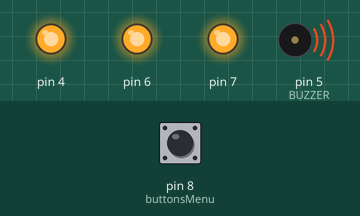
This sketch was run on a simulated Arduino Uno, built with avr-gcc and run on an emulated ATmega328P. On the bench: output pins drawn as LEDs (lit = HIGH), buzzer (waves = sounding, pin HIGH). The inputs (shaded band) are chosen by the test bench; at power-on: pin 8 (buttonsMenu) HIGH. What the sketch prints to the serial monitor is not drawn.

Above: at 0.1 s.
Timing chart, 0 to 1.6 s (numbered marks = the images above):
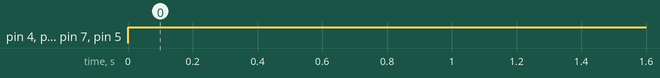

The sketch:

Prototype1.ino
```cpp
//The buzzer code that im using is from the arduino examples
//I watch a tutorial about building a DIY simon says game
//Tutorial video - https://www.youtube.com/watch?v=fB4h0hNWz2o
//

#define BUZZER 5

void setup()
{
  //Not being used as of right now
  pinMode(BUZZER, OUTPUT);

  // pinmode for the LED lights
  pinMode(4, OUTPUT);
  pinMode(5, OUTPUT);
  pinMode(6, OUTPUT);
  pinMode(7, OUTPUT);

  // pinmode for the buttons
  pinMode(8, INPUT);
  pinMode(9, INPUT);
  pinMode(10, INPUT);
  pinMode(11, INPUT);

  Serial.begin(9600);
}

void loop()
{
  setPins();

  //tone(BUZZER, 85); //Set the voltage to high and makes a noise
  //delay(1000);//Waits for 1000 milliseconds
  //noTone(BUZZER);//Sets the voltage to low and makes no noise
  //delay(1000);//Waits for 1000 milliseconds

  buttonsMenu();
}

void buttonsMenu() {
  bool buttonPress = false;

  if (digitalRead(8) == HIGH) {
    buttonPress = true;
    Serial.println(buttonPress);
  } else {
    buttonPress = false;
  }
  // if (digitalRead(9) == LOW) {
  //  Serial.println(digitalRead(9));
  //} if (digitalRead(10) == LOW) {
  //  Serial.println(digitalRead(10));
  //} if (digitalRead(11) == LOW) {
  //  Serial.println(digitalRead(11));
  //}
}

void setPins(){
  for (int i = 2; i<10; i++) {
    digitalWrite(i, HIGH);
    Serial.println(i);
  }
}
```

Measured:
- by itself, pin 4, pin 6, pin 7, pin 5 (BUZZER): LOW → HIGH at 0.00 s
